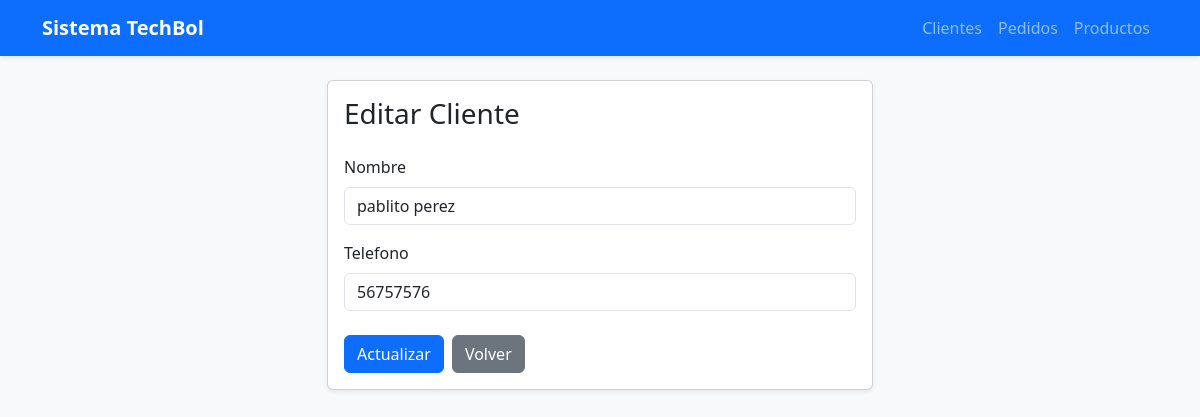
The page /clientes/edit/2 on the database as committed earlier.
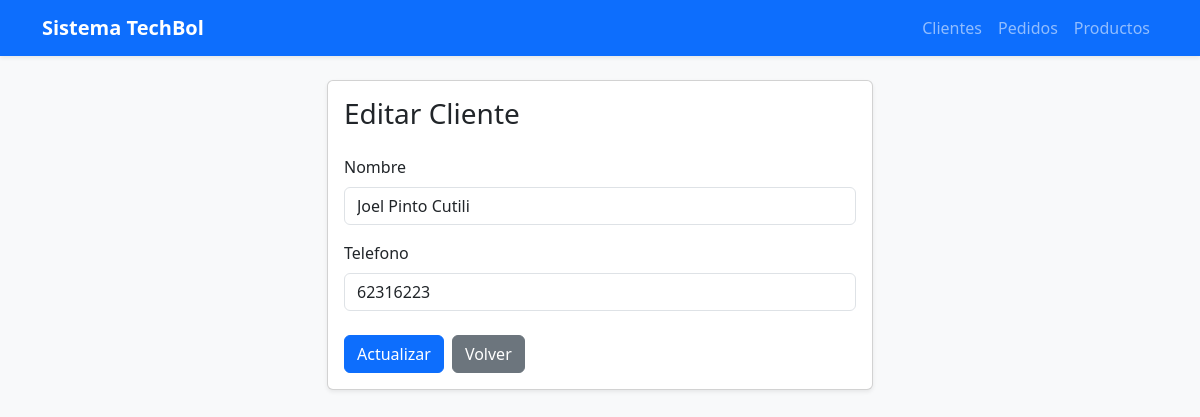
The same page on the database as committed later.
### app/clientes/models.py (models this page shows, shortened)
class Cliente(db.Model):
    __tablename__ = "clientes"
    id = db.Column(db.Integer, primary_key=True)
    nombre = db.Column(db.String(255), nullable = False)
    telefono = db.Column(db.String(20), nullable = False)
    pedidos = db.relationship('Pedido', back_populates = 'cliente')

### app/clientes/routes.py (the view, shortened to what this page needs)
@bp_clientes.route("/edit/<int:id>", methods=['GET', 'POST'])
def edit(id):
    cliente = Cliente.query.get_or_404(id)
    if request.method == 'GET':
        return render_template(
            'cliente/edit.html',
            cliente=cliente
        )

### app/clientes/templates/cliente/edit.html
{% extends "base.html" %} {% block title %}Editar Miembro{% endblock %} {% block
content %}
<div class="row justify-content-center">
  <div class="col-md-6">
    <div class="card shadow-sm">
      <div class="card-body">
        <h3 class="mb-4">Editar Cliente</h3>
        <form
          action="{{ url_for('bp_clientes.edit', id=cliente.id) }}"
          method="POST"
        >
          <div class="mb-3">
            <label class="form-label"> Nombre </label>
            <input
              type="text"
              name="nombre"
              value="{{ cliente.nombre }}"
              class="form-control"
              placeholder="Nombre Completo"
              required
            />
          </div>
          <div class="mb-4">
            <label class="form-label"> Telefono </label>
            <input
              type="text"
              name="telefono"
              value="{{ cliente.telefono }}"
              class="form-control"
              placeholder="77757733"
              required
            />
          </div>
          <div class="d-flex gap-2">
            <button type="submit" class="btn btn-primary">Actualizar</button>
            <a
              href="{{ url_for('bp_clientes.index') }}"
              class="btn btn-secondary"
            >
              Volver
            </a>
          </div>
        </form>
      </div>
    </div>
  </div>
</div>
{% endblock %}

Rows that differ between the two databases and show on the page:
changed Cliente: nombre "pablito perez" → "Joel Pinto Cutili"; telefono "56757576" → "62316223"
